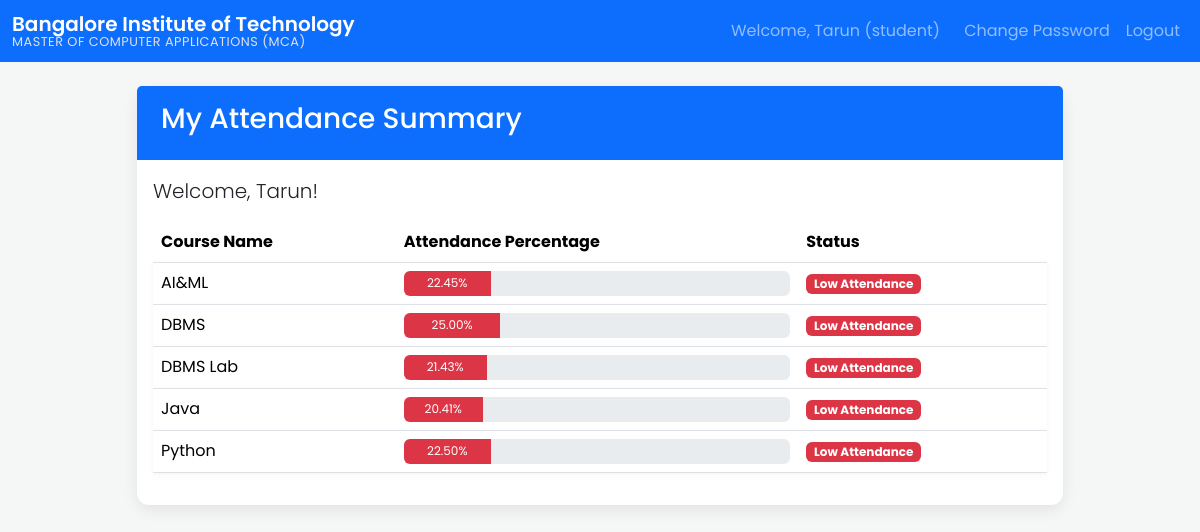
The app's page /student/dashboard (signed in) with its own data.
### tables this page shows
CREATE TABLE courses (
    id INTEGER PRIMARY KEY AUTOINCREMENT,
    name TEXT UNIQUE NOT NULL,
    faculty_id INTEGER,
    FOREIGN KEY (faculty_id) REFERENCES users (id)
);

### app.py (the view)
@app.route("/student/dashboard")
@login_required
@role_required("student")
def student_dashboard():
    db = get_db()
    student_user_id = session['user_id']
    query = "SELECT c.name as course_name, (SELECT COUNT(*) FROM attendance WHERE course_id = c.id) as total_classes, (SELECT COUNT(*) FROM attendance WHERE student_user_id = ? AND course_id = c.id AND status = 'Present') as present_classes FROM courses c"
    courses_attendance = db.execute(query, (student_user_id,)).fetchall()
    summary = []
    for course in courses_attendance:
        if course['total_classes'] > 0:
            percentage = (course['present_classes'] / course['total_classes']) * 100
            summary.append({ 'course_name': course['course_name'], 'percentage': percentage, 'is_low': percentage < 75 })
    return render_template("student_dashboard.html", summary=summary)

### app.py (called while the page is built)
def get_db():
    db = getattr(g, '_database', None)
    if db is None:
        db = g._database = sqlite3.connect(DATABASE)
        db.row_factory = sqlite3.Row
    return db

@app.teardown_appcontext
def close_connection(exception):
    db = getattr(g, '_database', None)
    if db is not None:
        db.close()

def login_required(f):
    @wraps(f)
    def decorated_function(*args, **kwargs):
        if 'user_id' not in session:
            flash('Please log in to access this page.', 'warning')
            return redirect(url_for('login'))
        return f(*args, **kwargs)
    return decorated_function

def role_required(required_role):
    def wrapper(f):
        @wraps(f)
        def decorated_function(*args, **kwargs):
            if session.get("role") != required_role:
                flash(f"You do not have permission for this action.", "danger")
                return redirect(url_for("index"))
            return f(*args, **kwargs)
        return decorated_function
    return wrapper

### templates/student_dashboard.html (shortened to what this page needs)
{% extends "layout.html" %}
{% block content %}
<div class="row justify-content-center">
    <div class="col-md-10">
        <div class="card">
            <div class="card-header"><h3>My Attendance Summary</h3></div>
            <div class="card-body">
                <p class="lead">Welcome, {{ session.username }}!</p>
                {% if summary %}
                <table class="table">
                    <thead><tr><th>Course Name</th><th>Attendance Percentage</th><th>Status</th></tr></thead>
                    <tbody>
                        {% for item in summary %}
                        <tr>
                            <td>{{ item.course_name }}</td>
                            <td>
                                <div class="progress" style="height: 25px;">
                                    <div class="progress-bar {% if item.is_low %}bg-danger{% else %}bg-success{% endif %}" role="progressbar" style="width: {{ item.percentage }}%;" aria-valuenow="{{ item.percentage }}" aria-valuemin="0" aria-valuemax="100">
                                        {{ "%.2f"|format(item.percentage) }}%
                                    </div>
                                </div>
                            </td>
                            <td>
                                {% if item.is_low %}<span class="badge bg-danger">Low Attendance</span>{% else %}<span class="badge bg-success">Good Standing</span>{% endif %}
                            </td>
                        </tr>
                        {% endfor %}
                    </tbody>
                </table>
                {% else %}
                <div class="alert alert-info text-center">No attendance data is available for you yet.</div>
                {% endif %}
            </div>
        </div>
    </div>
</div>
{% endblock %}

### static/css/style.css (style rules this page uses)
body { font-family: 'Poppins', sans-serif; background-color: #f4f7f6; color: #4a5568; }
.card { border: none; border-radius: 12px; box-shadow: 0 5px 15px rgba(0, 0, 0, 0.08); margin-bottom: 2rem; }
.card-header { background-color: #0d6efd; color: white; font-weight: 600; border-top-left-radius: 12px; border-top-right-radius: 12px; padding: 1rem 1.5rem; border-bottom: 0; }
.table thead { color: #0d6efd; }
.table > tbody > tr { background-color: #fff; box-shadow: 0 2px 5px rgba(0,0,0,0.05); }
td, th { vertical-align: middle !important; }

### records on screen
courses: course_name "AI&ML", {{ item.percentage }} 22.448979591836736 (drawn), percentage "22.45"
courses: course_name "DBMS", {{ item.percentage }} 25.0 (drawn), percentage "25.00"
courses: course_name "DBMS Lab", {{ item.percentage }} 21.428571428571427 (drawn), percentage "21.43"
courses: course_name "Java", {{ item.percentage }} 20.408163265306122 (drawn), percentage "20.41"
courses: course_name "Python", {{ item.percentage }} 22.5 (drawn), percentage "22.50"

### other values on screen
{{ session.username }} "Tarun"
{{ session.role }} "student"
